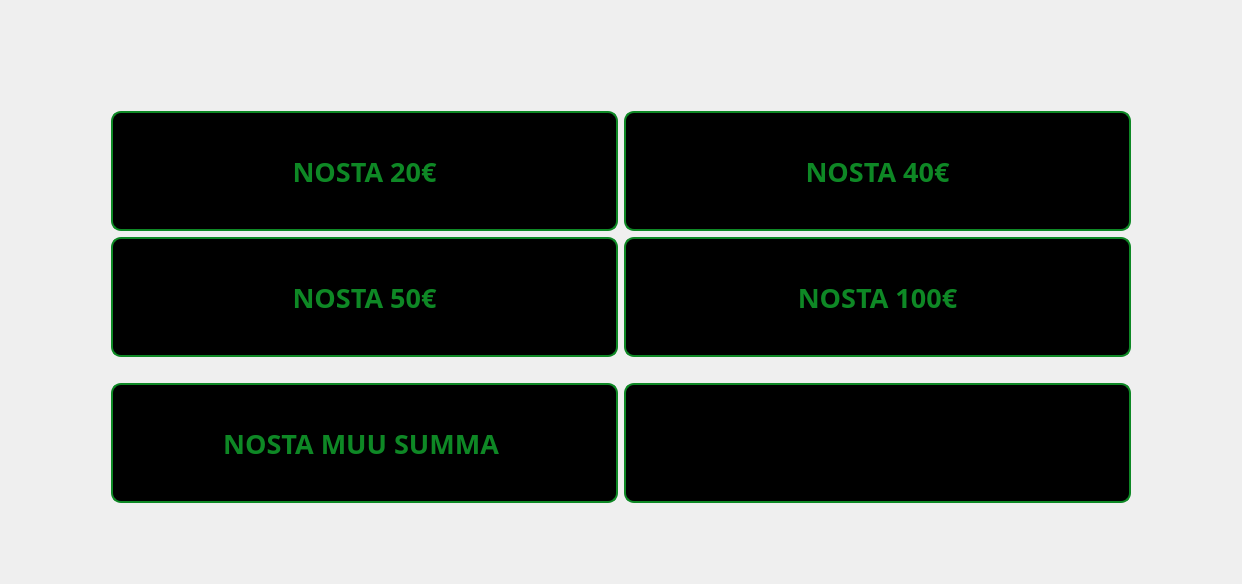
<?xml version="1.0" encoding="UTF-8"?>
<ui version="4.0">
 <class>withdraw</class>
 <widget class="QDialog" name="withdraw">
  <property name="windowModality">
   <enum>Qt::ApplicationModal</enum>
  </property>
  <property name="geometry">
   <rect>
    <x>0</x>
    <y>0</y>
    <width>1242</width>
    <height>584</height>
   </rect>
  </property>
  <property name="sizePolicy">
   <sizepolicy hsizetype="Expanding" vsizetype="Expanding">
    <horstretch>0</horstretch>
    <verstretch>0</verstretch>
   </sizepolicy>
  </property>
  <property name="windowTitle">
   <string>Dialog</string>
  </property>
  <property name="styleSheet">
   <string notr="true">#withdraw {border-image: url(:/graphics/graphics/graphics/withdraw.png)0 0 0 0 stretch stretch;}
#btn100,#btn20,#btn40,#btn50,#nostaBTN{
background-color: rgb(0, 0, 0);
color: rgb(14, 136, 37);
border-style:solid;
border-width: 2px;
border-color: rgb(14, 136, 37);
border-radius: 10px;
padding: 2px 2px;
font-family:monofonto;
}
#btn100:pressed,#btn20:pressed,#btn40:pressed,#btn50:pressed,#nostaBTN:pressed{
background-color: rgb(0, 0, 0);
color: rgb(14, 136, 37);
border-style:solid;
border-width: 5px;
border-color: rgb(14, 136, 37);
border-radius: 10px;
padding: 6px 6px;
}</string>
  </property>
  <layout class="QGridLayout" name="gridLayout">
   <item row="2" column="0">
    <spacer name="horizontalSpacer_3">
     <property name="orientation">
      <enum>Qt::Horizontal</enum>
     </property>
     <property name="sizeType">
      <enum>QSizePolicy::Fixed</enum>
     </property>
     <property name="sizeHint" stdset="0">
      <size>
       <width>100</width>
       <height>100</height>
      </size>
     </property>
    </spacer>
   </item>
   <item row="2" column="2">
    <widget class="QPushButton" name="btn100">
     <property name="sizePolicy">
      <sizepolicy hsizetype="Minimum" vsizetype="Preferred">
       <horstretch>0</horstretch>
       <verstretch>0</verstretch>
      </sizepolicy>
     </property>
     <property name="font">
      <font>
       <family>monofonto</family>
       <pointsize>20</pointsize>
       <bold>true</bold>
      </font>
     </property>
     <property name="cursor">
      <cursorShape>PointingHandCursor</cursorShape>
     </property>
     <property name="text">
      <string>NOSTA 100€</string>
     </property>
    </widget>
   </item>
   <item row="5" column="1">
    <spacer name="verticalSpacer_2">
     <property name="orientation">
      <enum>Qt::Vertical</enum>
     </property>
     <property name="sizeType">
      <enum>QSizePolicy::Fixed</enum>
     </property>
     <property name="sizeHint" stdset="0">
      <size>
       <width>20</width>
       <height>70</height>
      </size>
     </property>
    </spacer>
   </item>
   <item row="1" column="2">
    <widget class="QPushButton" name="btn40">
     <property name="sizePolicy">
      <sizepolicy hsizetype="Minimum" vsizetype="Preferred">
       <horstretch>0</horstretch>
       <verstretch>0</verstretch>
      </sizepolicy>
     </property>
     <property name="font">
      <font>
       <family>monofonto</family>
       <pointsize>20</pointsize>
       <bold>true</bold>
      </font>
     </property>
     <property name="cursor">
      <cursorShape>PointingHandCursor</cursorShape>
     </property>
     <property name="text">
      <string>NOSTA 40€</string>
     </property>
    </widget>
   </item>
   <item row="0" column="1">
    <spacer name="verticalSpacer">
     <property name="orientation">
      <enum>Qt::Vertical</enum>
     </property>
     <property name="sizeType">
      <enum>QSizePolicy::Fixed</enum>
     </property>
     <property name="sizeHint" stdset="0">
      <size>
       <width>20</width>
       <height>100</height>
      </size>
     </property>
    </spacer>
   </item>
   <item row="3" column="1">
    <spacer name="horizontalSpacer">
     <property name="orientation">
      <enum>Qt::Horizontal</enum>
     </property>
     <property name="sizeHint" stdset="0">
      <size>
       <width>40</width>
       <height>20</height>
      </size>
     </property>
    </spacer>
   </item>
   <item row="1" column="1">
    <widget class="QPushButton" name="btn20">
     <property name="sizePolicy">
      <sizepolicy hsizetype="Minimum" vsizetype="Preferred">
       <horstretch>0</horstretch>
       <verstretch>0</verstretch>
      </sizepolicy>
     </property>
     <property name="font">
      <font>
       <family>monofonto</family>
       <pointsize>20</pointsize>
       <bold>true</bold>
      </font>
     </property>
     <property name="cursor">
      <cursorShape>PointingHandCursor</cursorShape>
     </property>
     <property name="text">
      <string>NOSTA 20€</string>
     </property>
    </widget>
   </item>
   <item row="3" column="2">
    <spacer name="horizontalSpacer_2">
     <property name="orientation">
      <enum>Qt::Horizontal</enum>
     </property>
     <property name="sizeHint" stdset="0">
      <size>
       <width>40</width>
       <height>20</height>
      </size>
     </property>
    </spacer>
   </item>
   <item row="2" column="1">
    <widget class="QPushButton" name="btn50">
     <property name="sizePolicy">
      <sizepolicy hsizetype="Minimum" vsizetype="Preferred">
       <horstretch>0</horstretch>
       <verstretch>0</verstretch>
      </sizepolicy>
     </property>
     <property name="font">
      <font>
       <family>monofonto</family>
       <pointsize>20</pointsize>
       <bold>true</bold>
      </font>
     </property>
     <property name="cursor">
      <cursorShape>PointingHandCursor</cursorShape>
     </property>
     <property name="text">
      <string>NOSTA 50€</string>
     </property>
    </widget>
   </item>
   <item row="2" column="3">
    <spacer name="horizontalSpacer_4">
     <property name="orientation">
      <enum>Qt::Horizontal</enum>
     </property>
     <property name="sizeType">
      <enum>QSizePolicy::Fixed</enum>
     </property>
     <property name="sizeHint" stdset="0">
      <size>
       <width>100</width>
       <height>20</height>
      </size>
     </property>
    </spacer>
   </item>
   <item row="4" column="1">
    <widget class="QPushButton" name="nostaBTN">
     <property name="sizePolicy">
      <sizepolicy hsizetype="Preferred" vsizetype="Preferred">
       <horstretch>0</horstretch>
       <verstretch>0</verstretch>
      </sizepolicy>
     </property>
     <property name="font">
      <font>
       <family>monofonto</family>
       <pointsize>20</pointsize>
       <bold>true</bold>
      </font>
     </property>
     <property name="cursor">
      <cursorShape>PointingHandCursor</cursorShape>
     </property>
     <property name="text">
      <string>NOSTA MUU SUMMA </string>
     </property>
    </widget>
   </item>
   <item row="4" column="2">
    <widget class="QLineEdit" name="summa">
     <property name="sizePolicy">
      <sizepolicy hsizetype="Preferred" vsizetype="Preferred">
       <horstretch>0</horstretch>
       <verstretch>0</verstretch>
      </sizepolicy>
     </property>
     <property name="font">
      <font>
       <pointsize>40</pointsize>
       <bold>true</bold>
      </font>
     </property>
     <property name="autoFillBackground">
      <bool>false</bool>
     </property>
     <property name="styleSheet">
      <string notr="true">border-style:solid;
border-width: 2px;
border-color: rgb(14, 136, 37);
border-radius: 10px;
padding: 2px 2px;
color: rgb(14, 136, 37);
background-color: rgb(0, 0, 0);</string>
     </property>
     <property name="text">
      <string/>
     </property>
     <property name="alignment">
      <set>Qt::AlignLeading|Qt::AlignLeft|Qt::AlignVCenter</set>
     </property>
    </widget>
   </item>
  </layout>
 </widget>
 <resources/>
 <connections/>
</ui>
